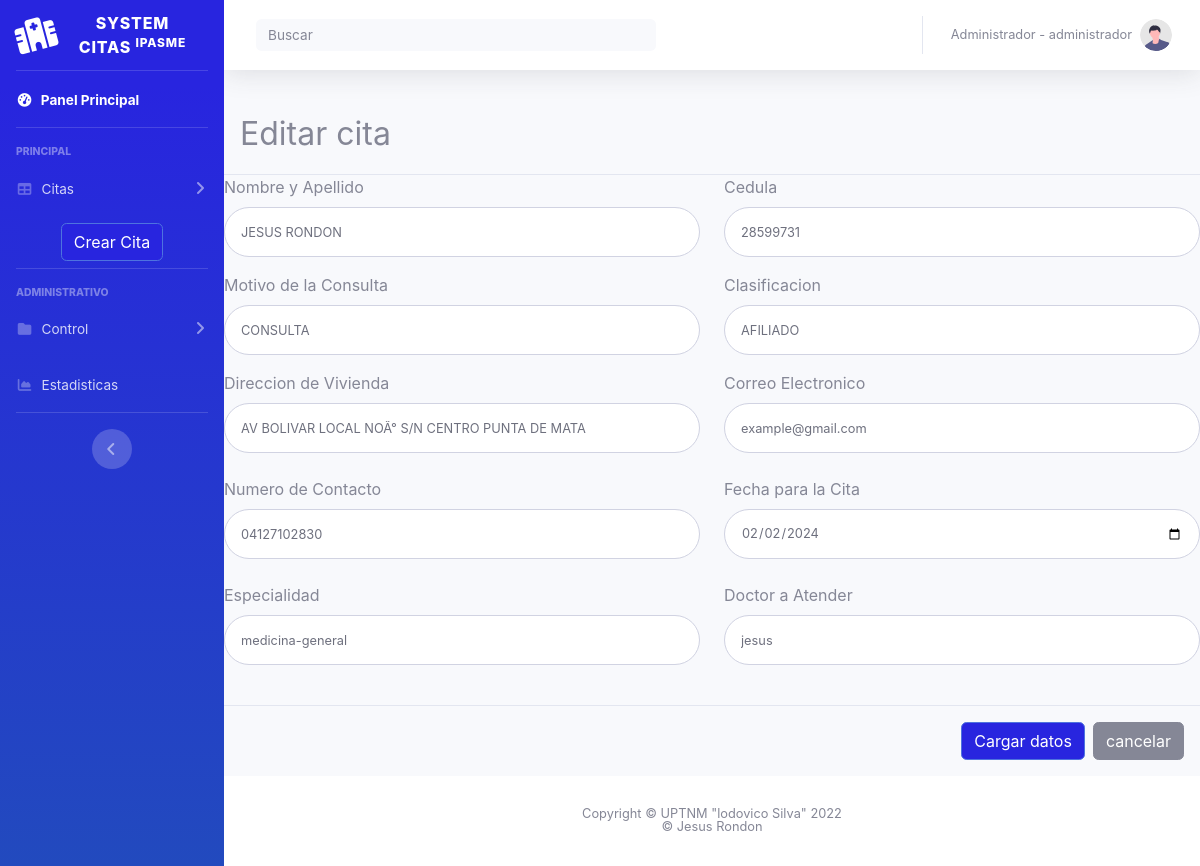
The app's page /editc.php?id=14 (signed in) with its own data.
### tables this page shows
CREATE TABLE `ccitas` (
  `id` int(100) NOT NULL,
  `name` varchar(40) NOT NULL,
  `ci` int(30) NOT NULL,
  `localidad` varchar(80) NOT NULL,
  `atencion` varchar(500) NOT NULL,
  `email` varchar(80) NOT NULL,
  `telefono` varchar(15) NOT NULL,
  `consulta` varchar(50) NOT NULL,
  `fechac` date NOT NULL,
  `fechareg` date DEFAULT NULL,
  `doctor` text NOT NULL,
  `clasificacion` text NOT NULL
);

### editc.php (the view, shortened to what this page needs)
<?php
	include ("controlador/conexion.php");
	$id= $_GET['id'];
	$m=$conn->query("SELECT * FROM ccitas WHERE id='$id'");
	$datos = $m->fetch_array();
?>
<!DOCTYPE html>
<html lang="en">
<head>
    <link href="vendor/fontawesome-free/css/all.min.css" rel="stylesheet" type="text/css">
    <link href="css/sb-admin-2.min.css" rel="stylesheet">
	<link href="css/stylesp.css" rel="stylesheet">
</head>
<body id="page-top">
    <div id="wrapper">
        <? include ("modulos/menu.php"); ?>
        <div id="content-wrapper" class="d-flex flex-column">
            <div id="content">
                <nav class="navbar navbar-expand navbar-light bg-white topbar mb-4 static-top shadow">
                    <form
                        class="d-none d-sm-inline-block form-inline mr-auto ml-md-3 my-2 my-md-0 mw-100 navbar-search">
                        <div class="input-group">
							<input name="cajab" id="cajab" type="text" class="form-control bg-light border-0 small" placeholder="Buscar">
                        </div>
                    </form>
                    <ul class="navbar-nav ml-auto">
					</ul>
                </nav>
	<div id="content">
	<div class="modal-header text-center">
		<h2 class="modal-title" id="exampleModalLabel">Editar cita</h2>
	</div>
	<form autocomplete="off" action="<? echo $_SERVER['PHP_SELF'];?>"  method="POST" class="user">
	  <div class="form-group row">
			<div class="col-sm-6 mb-3 mb-sm-0">
			<label>Nombre y Apellido</label>
			<input type="text" class="form-control form-control-user" name="name" value="<? echo $datos['name'];?>">
			</div>
			<div class="col-sm-6">
			<label>Cedula</label>
			<input type="text" class="form-control form-control-user" name="ci" value="<? echo $datos['ci'];?>">
			</div>
	  </div>
		<div class="form-group row">
		<div class="col-sm-6 mb-3 mb-sm-0">
		<label>Motivo de la Consulta</label>
		<input type="text" class="form-control form-control-user" name="atencion" value="<? echo $datos['atencion'];?>"></div>
		<div class="col-sm-6 mb-3 mb-sm-0">
		<label>Clasificacion</label>
		<input type="text" class="form-control form-control-user" name="clasificacion" placeholder="Clasificacion:" value="<? echo $datos['clasificacion'];?>"></div>
		</div>
	<div class="form-group row">
			<div class="col-sm-6 mb-3 mb-sm-0">
			<label>Direccion de Vivienda</label>
			<input type="text" class="form-control form-control-user" name="localidad" value="<? echo $datos['localidad'];?>">
			</div>
			<div class="col-sm-6 mb-3 mb-sm-0">
			<label>Correo Electronico</label>
			<input type="text" class="form-control form-control-user" name="email" value="<? echo $datos['email'];?>"><br>
			</div>
			<div class="col-sm-6 mb-3 mb-sm-0">
			<label>Numero de Contacto</label>
			<input type="text" class="form-control form-control-user" name="telefono" value="<? echo $datos['telefono'];?>">
			</div>
			<div class="col-sm-6 mb-3 mb-sm-0">
			<label>Fecha para la Cita</label>
			<input type="date" class="form-control form-control-user" name="fechac" value="<? echo $datos['fechac'];?>"><br>
			</div>
			<div class="col-sm-6 mb-3 mb-sm-0">
			<label>Especialidad</label>
			<input type="text" class="form-control form-control-user" name="consulta" placeholder="especialidad" value="<? echo $datos['consulta'];?>"><br>
			</div>
			<div class="col-sm-6">
			<label>Doctor a Atender</label>
				<input type="text" class="form-control form-control-user" name="doctor" placeholder="doctor a atender" value="<? echo $datos['doctor'];?>"><br>
			</div>
	</div>
			<div class="modal-footer">
				<input class="btn btn-primary" type="submit" value="Cargar datos" name="editar"></input>
				<a class="btn btn-secondary" href="citas.php">cancelar</a>
            </div>
	 </form>
</div>
	</div>
        <div id="content-wrapper" class="d-flex flex-column">
            <footer class="sticky-footer bg-white">
                <div class="container my-auto">
                    <div class="copyright text-center my-auto">
                        <span>Copyright &copy; UPTNM "lodovico Silva" 2022</span><br>
                        <span>&copy; Jesus Rondon</span>
                    </div>
                </div>
            </footer>
        </div>
    </div>
</body>
</html>

### records on screen
ccitas: name "JESUS RONDON", ci "28599731", atencion "CONSULTA", clasificacion "AFILIADO", localidad "AV BOLIVAR LOCAL NOÂ° S/N CENTRO PUNTA DE MATA", email "example@gmail.com", telefono "04127102830", fechac "02/02/2024", consulta "medicina-general", doctor "jesus"
